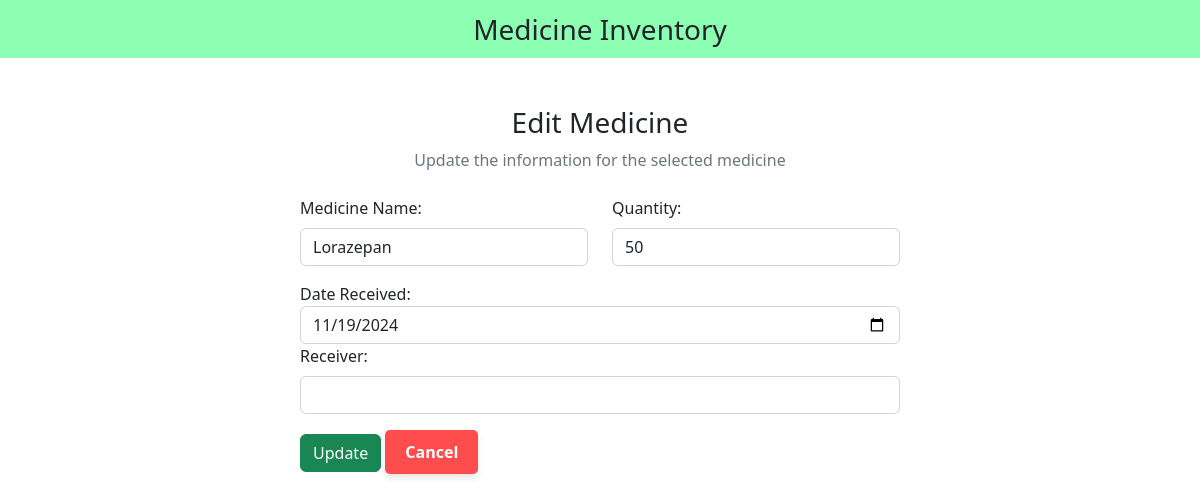
Page /edit_med.php?med_id=32 on the committed database.
### tables this page shows
CREATE TABLE `medicines` (
  `med_id` int(11) NOT NULL,
  `Med_name` varchar(50) DEFAULT NULL,
  `quantity` int(11) DEFAULT NULL,
  `date_receive` date DEFAULT NULL
);

### edit_med.php (the view, shortened to what this page needs)
<?php
include('edit_delete_dbconn.php');
if (isset($_GET['med_id'])) {
    $medId = $_GET['med_id'];
} else {
    echo "No medicine ID provided!";
    exit;
}
if ($_SERVER['REQUEST_METHOD'] === 'POST') {
    $med_name = $_POST['Med_name'];
    $quantity = $_POST['quantity'];
    $date_receive = $_POST['date_receive'];
    $receiver = $_POST['receiver'];
    try {
        $stmt = $conn->prepare("UPDATE medicines SET Med_name = :med_name, quantity = :quantity, date_receive = :date_receive, receiver = :receiver  WHERE med_id = :med_id");
        $stmt->bindParam(':med_name', $med_name);
        $stmt->bindParam(':quantity', $quantity);
        $stmt->bindParam(':date_receive', $date_receive);
        $stmt->bindParam(':receiver', $receiver);
        $stmt->bindParam(':med_id', $medId);
        $stmt->execute();
        $message = "Medicine updated successfully!";
        $status = "success";
    } catch (PDOException $e) {
        $message = "Error: " . $e->getMessage();
        $status = "error";
    }
} else {
    try {
        $stmt = $conn->prepare("SELECT * FROM medicines WHERE med_id = :med_id");
        $stmt->bindParam(':med_id', $medId);
        $stmt->execute();
        $medicine = $stmt->fetch(PDO::FETCH_ASSOC);
    } catch (PDOException $e) {
        $message = "Error: " . $e->getMessage();
        $status = "error";
    }
}
?>
<!DOCTYPE html>
<html lang="en">
<head>
    <link href="https://cdn.jsdelivr.net/npm/bootstrap@5.2.3/dist/css/bootstrap.min.css" rel="stylesheet">
</head>
<body>
    <nav class="navbar navbar-light justify-content-center fs-3 mb-5" style="background-color: #00ff5573;">
        Medicine Inventory
    </nav>
    <div class="container">
        <div class="text-center mb-4">
            <h3>Edit Medicine</h3>
            <p class="text-muted">Update the information for the selected medicine</p>
        </div>
        <div class="container d-flex justify-content-center">
            <?php if (isset($medicine)): ?>
                <form action="bago.php" method="post" style="width:50vw; min-width:300px;">
                    <div class="row mb-3">
                        <div class="col">
                            <label class="form-label">Medicine Name:</label>
                            <input type="text" class="form-control" name="Med_name" value="<?= htmlspecialchars($medicine['Med_name']) ?>" required>
                        </div>
                        <div class="col">
                            <label class="form-label">Quantity:</label>
                            <input type="number" class="form-control" name="quantity" value="<?= htmlspecialchars($medicine['quantity']) ?>" required>
                        </div>
                    </div>
                    <div class="mb-3">
                        <label for="appointmentDate">Date Received:</label>
                        <input type="date" class="form-control" id="appointmentDate" name="date_receive" value="<?= htmlspecialchars($medicine['date_receive']) ?>" required>
                        <label class="form-label">Receiver:</label>
                        <input type="text" class="form-control" value="<?= htmlspecialchars($medicine['receiver']) ?>"  name="receiver" required>
                    </div>
                    <div>
                        <button type="submit" class="btn btn-success">Update</button>
                        <a class="btn-cancel" href="clinic_admin.php#payment">Cancel</a>
                    </div>
                </form>
            <?php endif; ?>
        </div>
    </div>
</body>
</html>

### edit_med.php (style rules this page uses)
.btn-cancel { display: inline-block; text-decoration: none; color: #fff; background-color: #ff4d4d; padding: 10px 20px; border-radius: 5px; font-size: 16px; font-weight: bold; text-align: center; box-shadow: 0 4px 6px rgba(0, 0, 0, 0.1); transition: background-color 0.3s ease, transform 0.2s ease; }

### rows in the picture
medicines: Med_name "Lorazepan", quantity "50", date_receive "11/19/2024"
